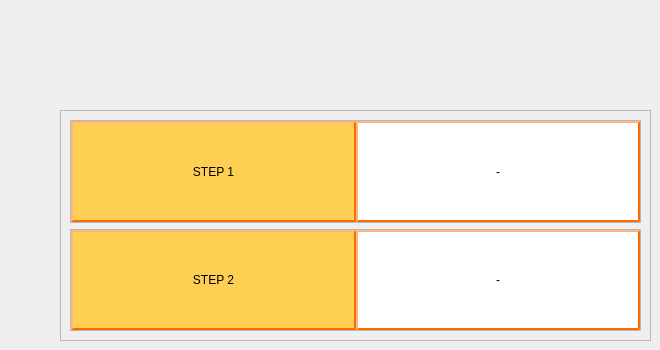
         <widget class="QWidget" name="page_2">
          <widget class="QFrame" name="frame_22">
           <property name="geometry">
            <rect>
             <x>60</x>
             <y>110</y>
             <width>591</width>
             <height>231</height>
            </rect>
           </property>
           <property name="frameShape">
            <enum>QFrame::StyledPanel</enum>
           </property>
           <property name="frameShadow">
            <enum>QFrame::Raised</enum>
           </property>
           <layout class="QVBoxLayout" name="verticalLayout_5">
            <item>
             <widget class="QFrame" name="frame_23">
              <property name="frameShape">
               <enum>QFrame::StyledPanel</enum>
              </property>
              <property name="frameShadow">
               <enum>QFrame::Raised</enum>
              </property>
              <layout class="QHBoxLayout" name="horizontalLayout_15" stretch="0,0">
               <property name="spacing">
                <number>0</number>
               </property>
               <property name="leftMargin">
                <number>0</number>
               </property>
               <property name="topMargin">
                <number>0</number>
               </property>
               <property name="rightMargin">
                <number>0</number>
               </property>
               <property name="bottomMargin">
                <number>0</number>
               </property>
               <item>
                <widget class="QLabel" name="label_37">
                 <property name="styleSheet">
                  <string notr="true">QLabel{
	background-color:rgb(255, 207, 84); 
	border-style: outset;
    border-width: 2px;
    border-color: rgb(255, 106, 0);
	border-radius: 0px;
	color: rgb(0,0,0);
}
</string>
                 </property>
                 <property name="text">
                  <string>STEP 1</string>
                 </property>
                 <property name="alignment">
                  <set>Qt::AlignCenter</set>
                 </property>
                </widget>
               </item>
               <item>
                <widget class="QLabel" name="label_step_1_2">
                 <property name="styleSheet">
                  <string notr="true">QLabel{
	background-color:rgb(255, 255, 255); 
	border-style: outset;
    border-width: 2px;
    border-color: rgb(255, 106, 0);
	border-radius: 0px;
	color: rgb(0,0,0);
}
</string>
                 </property>
                 <property name="text">
                  <string>-</string>
                 </property>
                 <property name="alignment">
                  <set>Qt::AlignCenter</set>
                 </property>
                </widget>
               </item>
              </layout>
             </widget>
            </item>
            <item>
             <widget class="QFrame" name="frame_24">
              <property name="frameShape">
               <enum>QFrame::StyledPanel</enum>
              </property>
              <property name="frameShadow">
               <enum>QFrame::Raised</enum>
              </property>
              <layout class="QHBoxLayout" name="horizontalLayout_16" stretch="0,0">
               <property name="spacing">
                <number>0</number>
               </property>
               <property name="leftMargin">
                <number>0</number>
               </property>
               <property name="topMargin">
                <number>0</number>
               </property>
               <property name="rightMargin">
                <number>0</number>
               </property>
               <property name="bottomMargin">
                <number>0</number>
               </property>
               <item>
                <widget class="QLabel" name="label_15">
                 <property name="styleSheet">
                  <string notr="true">QLabel{
	background-color:rgb(255, 207, 84); 
	border-style: outset;
    border-width: 2px;
    border-color: rgb(255, 106, 0);
	border-radius: 0px;
	color: rgb(0,0,0);
}
</string>
                 </property>
                 <property name="text">
                  <string>STEP 2</string>
                 </property>
                 <property name="alignment">
                  <set>Qt::AlignCenter</set>
                 </property>
                </widget>
               </item>
               <item>
                <widget class="QLabel" name="label_step_2_2">
                 <property name="styleSheet">
                  <string notr="true">QLabel{
	background-color:rgb(255, 255, 255); 
	border-style: outset;
    border-width: 2px;
    border-color: rgb(255, 106, 0);
	border-radius: 0px;
	color: rgb(0,0,0);
}
</string>
                 </property>
                 <property name="text">
                  <string>-</string>
                 </property>
                 <property name="alignment">
                  <set>Qt::AlignCenter</set>
                 </property>
                </widget>
               </item>
              </layout>
             </widget>
            </item>
           </layout>
          </widget>
         </widget>
